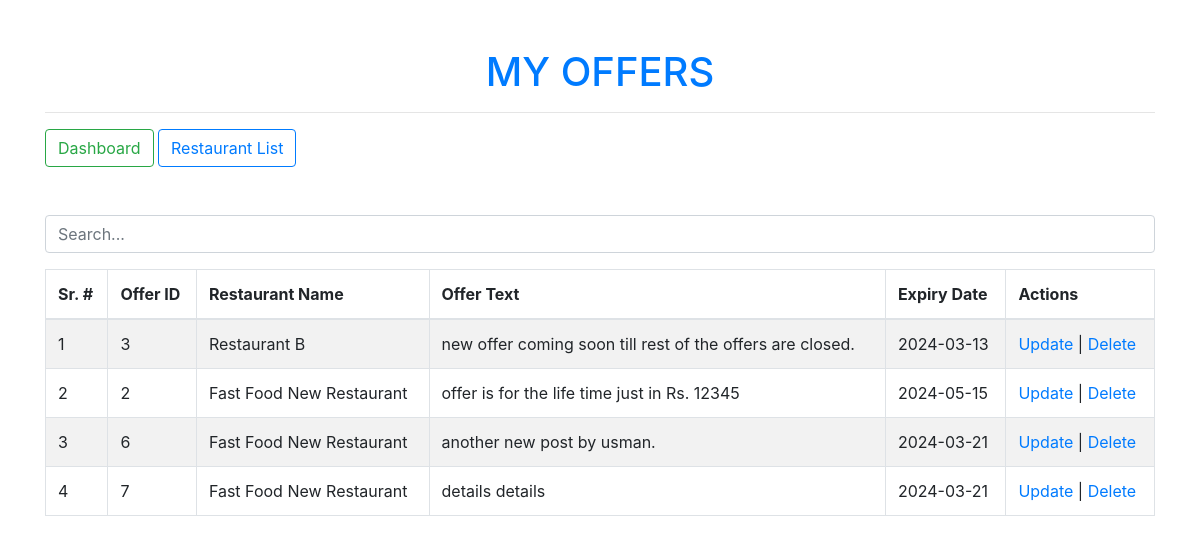
The page /restaurant/offers_list.php (signed in) on the database its author committed.
### tables this page shows
CREATE TABLE `offers` (
  `OfferID` int(11) NOT NULL,
  `RestaurantID` int(11) DEFAULT NULL,
  `OfferText` text NOT NULL,
  `ExpiryDate` date NOT NULL,
  `Created_at` timestamp NOT NULL DEFAULT current_timestamp(),
  `Updated_at` timestamp NOT NULL DEFAULT current_timestamp() ON UPDATE current_timestamp()
);

CREATE TABLE `restaurants` (
  `RestaurantID` int(11) NOT NULL,
  `Name` varchar(100) NOT NULL,
  `area` varchar(255) NOT NULL,
  `Location` varchar(200) NOT NULL,
  `contact` varchar(255) NOT NULL,
  `details` longtext NOT NULL,
  `OwnerID` int(11) DEFAULT NULL,
  `Created_at` timestamp NOT NULL DEFAULT current_timestamp(),
  `Updated_at` timestamp NOT NULL DEFAULT current_timestamp() ON UPDATE current_timestamp()
);

### classes/Database.php (called while the page is built, shortened)
<?php
class Database
{
    public $host   = DB_HOST;
    public $user   = DB_USER;
    public $pass   = DB_PASS;
    public $dbname = DB_NAME;
    public $link;
    private function connectDB()
    {
        $this->link = new mysqli(
            $this->host,
            $this->user,
            $this->pass,
            $this->dbname
        );
    }
    public function select($query)
    {
        $result = $this->link->query($query) or
            die($this->link->error . __LINE__);
        if ($result->num_rows > 0) {
            return $result;
        } else {
            return false;
        }
    }
}

### classes/Restaurant.php (called while the page is built, shortened)
<?php
require_once "Database.php";
class Restaurant
{
    private $db;
    function __construct()
    {
        $this->db = new Database();
    }
    public function getPosts($id)
    {
        $query = "SELECT o.*, r.Name AS RestaurantName FROM offers o JOIN restaurants r ON o.RestaurantID = r.RestaurantID WHERE r.OwnerID = $id";
        $result = $this->db->select($query);
        $offers = [];
        if ($result) {
            while ($row = $result->fetch_assoc()) {
                $offers[] = $row;
            }
        }
        return $offers;
    }
}

### restaurant/offers_list.php (the view, shortened to what this page needs)
<?php
require_once "../classes/Restaurant.php";
$offer = new Restaurant();
$offers = $offer->getPosts($_SESSION["RestaurantOwnerId"]);
?>
<!DOCTYPE html>
<html lang="en">
<head>
    <link rel="stylesheet" href="https://stackpath.bootstrapcdn.com/bootstrap/4.5.2/css/bootstrap.min.css">
</head>
<body>
    <div class="container mt-5">
        <h1 class=" text text-center text-uppercase text-primary mt-5 ">My offers</h1>
        <hr>
        <a href="dasboard.php" class="btn btn-outline-success mb-5">Dashboard</a>
        <a href="resturaunt_list.php" class=" mb-5 btn btn-outline-primary">Restaurant List</a>
        <?php
        $count = 0;
        if (!empty($offers)) {
        ?>
            <input type="text" id="searchInput" class="form-control mb-3" placeholder="Search...">
            <table id="offersTable" class="table table-striped table-bordered">
                <thead>
                    <tr>
                        <th>Sr. #</th>
                        <th>Offer ID</th>
                        <th>Restaurant Name</th>
                        <th>Offer Text</th>
                        <th>Expiry Date</th>
                        <th>Actions</th>
                    </tr>
                </thead>
                <tbody>
                    <?php
                    foreach ($offers as $offer) {
                        $count++;
                    ?>
                        <tr>
                            <td><?php echo $count; ?></td>
                            <td><?php echo $offer['OfferID']; ?></td>
                            <td><?php echo $offer['RestaurantName']; ?></td>
                            <td><?php echo $offer['OfferText']; ?></td>
                            <td><?php echo $offer['ExpiryDate']; ?></td>
                            <td>
                                <a href="update_offer.php?id=<?php echo $offer['OfferID']; ?>">Update</a> |
                                <a href="?id=<?php echo $offer['OfferID']; ?>" onclick="return confirm('Are you sure you want to delete this offer?');">Delete</a>
                            </td>
                        </tr>
                    <?php
                    }
                    ?>
                </tbody>
            </table>
        <?php
        } else {
        ?>
            <p class="text text-center text-danger font-weight-bold">No Offer Found</p>
        <?php
        }
        ?>
    </div>
</body>
</html>

### rows shown on the page
offers: OfferID "3", RestaurantID.Name "Restaurant B", OfferText "new offer coming soon till rest of the offers are closed.", ExpiryDate "2024-03-13"
offers: OfferID "2", RestaurantID.Name "Fast Food New Restaurant", OfferText "offer is for the life time just in Rs. 12345", ExpiryDate "2024-05-15"
offers: OfferID "6", RestaurantID.Name "Fast Food New Restaurant", OfferText "another new post by usman.", ExpiryDate "2024-03-21"
offers: OfferID "7", RestaurantID.Name "Fast Food New Restaurant", OfferText "details details", ExpiryDate "2024-03-21"
